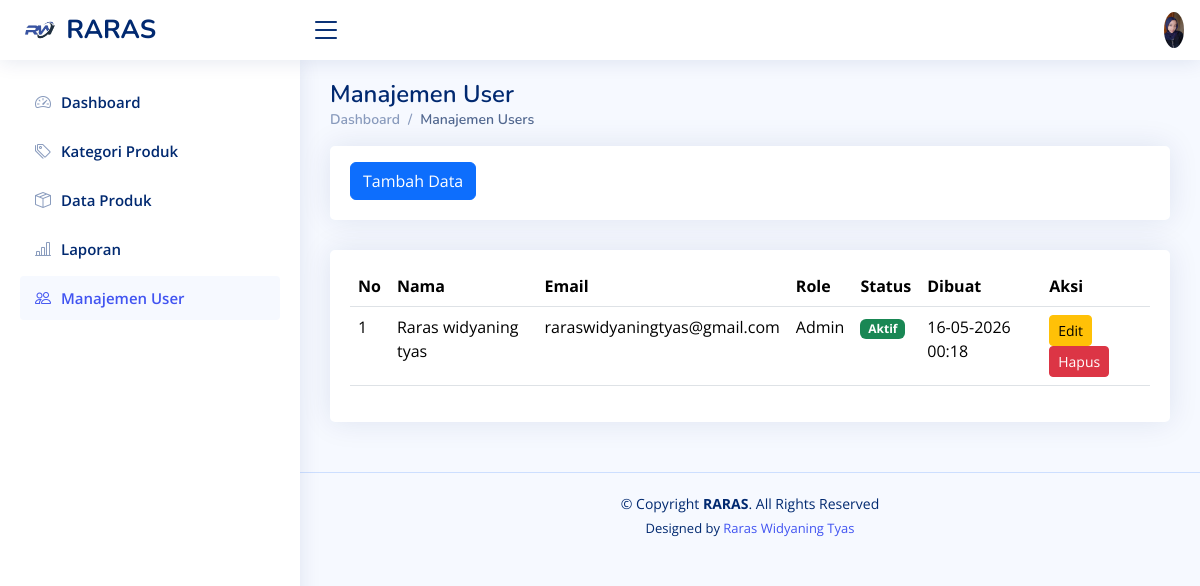
/users.php (signed in), run on the app's committed database.
### tables this page shows
CREATE TABLE `users` (
  `id` int(11) NOT NULL,
  `name` varchar(100) DEFAULT NULL,
  `email` varchar(100) DEFAULT NULL,
  `password` varchar(255) DEFAULT NULL,
  `role` enum('admin','staff') DEFAULT 'staff',
  `is_active` tinyint(1) DEFAULT 1,
  `created_at` timestamp NOT NULL DEFAULT current_timestamp()
);

### users.php (the view, shortened to what this page needs)
<!DOCTYPE html>
<html lang="en">
<head>
  <link href="assets/vendor/bootstrap/css/bootstrap.min.css" rel="stylesheet">
  <link href="assets/vendor/bootstrap-icons/bootstrap-icons.css" rel="stylesheet">
  <link href="assets/vendor/boxicons/css/boxicons.min.css" rel="stylesheet">
  <link href="assets/vendor/quill/quill.snow.css" rel="stylesheet">
  <link href="assets/vendor/quill/quill.bubble.css" rel="stylesheet">
  <link href="assets/vendor/remixicon/remixicon.css" rel="stylesheet">
  <link href="assets/vendor/simple-datatables/style.css" rel="stylesheet">
  <link href="assets/css/style.css" rel="stylesheet">
</head>
<body>
  <header id="header" class="header fixed-top d-flex align-items-center">
    <div class="d-flex align-items-center justify-content-between">
      <a href="index.html" class="logo d-flex align-items-center">
        <img src="assets/RARAS1.jpeg" alt="">
        <span class="d-none d-lg-block">RARAS</span>
      </a>
      <i class="bi bi-list toggle-sidebar-btn"></i>
    </div>
    <nav class="header-nav ms-auto">
            <ul class="d-flex align-items-center">
                <li class="nav-item dropdown pe-3">
                    <a class="nav-link nav-profile d-flex align-items-center pe-0"
                        href="#"
                        data-bs-toggle="dropdown">
                        <img
                            src="assets/img/RARASS2.jpeg"
                            alt="Profile"
                            class="rounded-circle" />
                    </a>
        </li>
      </ul>
    </nav>
  </header>
  <aside id="sidebar" class="sidebar">
    <ul class="sidebar-nav" id="sidebar-nav">
      <li class="nav-item">
        <a class="nav-link collapsed" href="index.php">
          <i class="bi bi-speedometer2"></i>
          <span>Dashboard</span>
        </a>
      </li>
      <li class="nav-item">
        <a class="nav-link collapsed" href="kategori_produk.php">
          <i class="bi bi-tags"></i>
          <span>Kategori Produk</span>
        </a>
      </li>
      <li class="nav-item">
        <a class="nav-link collapsed" href="produk.php">
          <i class="bi bi-box-seam"></i>
          <span>Data Produk</span>
        </a>
      </li>
      <li class="nav-item">
        <a class="nav-link collapsed" href="laporan.php">
          <i class="bi bi-bar-chart-line"></i>
          <span>Laporan</span>
        </a>
      </li>
      <li class="nav-item">
        <a class="nav-link " href="users.php">
          <i class="bi bi-people"></i>
          <span>Manajemen User</span>
        </a>
      </li>
    </ul>
  </aside>
  <main id="main" class="main">
    <div class="pagetitle">
      <h1>Manajemen User</h1>
      <nav>
        <ol class="breadcrumb">
          <li class="breadcrumb-item"><a href="index.php">Dashboard</a></li>
          <li class="breadcrumb-item active">Manajemen Users</li>
        </ol>
      </nav>
    </div>
    <div class="row">
      <div class="col-lg-12">
        <div class="card">
          <div class="card-body mt-3">
            <a href="t_user.php" class="btn btn-primary">Tambah Data </a>
          </div>
        </div>
      </div>
    </div>
    <section class="section">
      <div class="row">
        <div class="col-lg-12">
          <div class="card">
            <div class="card-body mt-3">
              <table class="table datatable">
                <thead>
                  <tr>
                    <th>No</th>
                    <th>Nama</th>
                    <th>Email</th>
                    <th>Role</th>
                    <th>Status</th>
                    <th>Dibuat</th>
                    <th>Aksi</th>
                  </tr>
                </thead>
                <tbody>
                  <?php
                  include "koneksi.php";
                  $no = 1;
                  $sql = mysqli_query($conn, "SELECT * FROM users");
                  while ($data = mysqli_fetch_array($sql)) {
                  ?>
                    <tr>
                      <td><?php echo $no++; ?></td>
                      <td><?php echo $data['name']; ?></td>
                      <td><?php echo $data['email']; ?></td>
                      <td><?php echo ucfirst($data['role']); ?></td>
                      <td>
                        <?php
                        if ($data['is_active'] == 1) {
                          echo '<span class="badge bg-success">Aktif</span>';
                        } else {
                          echo '<span class="badge bg-danger">Nonaktif</span>';
                        }
                        ?>
                      </td>
                      <td><?php echo date('d-m-Y H:i', strtotime($data['created_at'])); ?></td>
                      <td>
                        <a href="e_user.php?id=<?php echo $data['id']; ?>" class="btn btn-warning btn-sm">Edit</a>
                        <a href="h_user.php?id=<?php echo $data['id']; ?>"
                          class="btn btn-danger btn-sm"
                          onclick="return confirm('Apakah Anda yakin ingin menghapus user ini?')">Hapus</a>
                      </td>
                    </tr>
                  <?php } ?>
                </tbody>
              </table>
            </div>
          </div>
        </div>
      </div>
    </section>
  </main>
  <footer id="footer" class="footer">
    <div class="copyright">
      &copy; Copyright <strong><span>RARAS</span></strong>. All Rights Reserved
    </div>
    <div class="credits">
      Designed by <a href="https://bootstrapmade.com/">Raras Widyaning Tyas</a>
    </div>
  </footer>
</body>
</html>

### assets/css/style.css (style rules this page uses)
:root { scroll-behavior: smooth; }
body { font-family: "Open Sans", sans-serif; background: #f6f9ff; color: #444444; }
a { color: #4154f1; text-decoration: none; }
h1, h2, h3, h4, h5, h6 { font-family: "Nunito", sans-serif; }
#main { margin-top: 60px; padding: 20px 30px; transition: all 0.3s; }
.pagetitle { margin-bottom: 10px; }
.pagetitle h1 { font-size: 24px; margin-bottom: 0; font-weight: 600; color: #012970; }
.card { margin-bottom: 30px; border: none; border-radius: 5px; box-shadow: 0px 0 30px rgba(1, 41, 112, 0.1); }
.card-body { padding: 0 20px 20px 20px; }
.breadcrumb { font-size: 14px; font-family: "Nunito", sans-serif; color: #899bbd; font-weight: 600; }
.breadcrumb a { color: #899bbd; transition: 0.3s; }
.breadcrumb .breadcrumb-item::before { color: #899bbd; }
.breadcrumb .active { color: #51678f; font-weight: 600; }
.logo { line-height: 1; }
@media (min-width: 1200px) { .logo { width: 280px; } }
.logo img { max-height: 26px; margin-right: 6px; }
.logo span { font-size: 26px; font-weight: 700; color: #012970; font-family: "Nunito", sans-serif; }
.header { transition: all 0.5s; z-index: 997; height: 60px; box-shadow: 0px 2px 20px rgba(1, 41, 112, 0.1); background-color: #fff; padding-left: 20px; }
.header .toggle-sidebar-btn { font-size: 32px; padding-left: 10px; cursor: pointer; color: #012970; }
.header-nav ul { list-style: none; }
.header-nav>ul { margin: 0; padding: 0; }
.header-nav .nav-profile { color: #012970; }
.header-nav .nav-profile img { max-height: 36px; }
.sidebar { position: fixed; top: 60px; left: 0; bottom: 0; width: 300px; z-index: 996; transition: all 0.3s; padding: 20px; overflow-y: auto; scrollbar-width: thin; scrollbar-color: #aab7cf transparent; box-shadow: 0px 0px 20px rgba(1, 41, 112, 0.1); background-color: #fff; }
@media (min-width: 1200px) { #main, #footer { margin-left: 300px; } }
.sidebar-nav { padding: 0; margin: 0; list-style: none; }
.sidebar-nav li { padding: 0; margin: 0; list-style: none; }
.sidebar-nav .nav-item { margin-bottom: 5px; }
.sidebar-nav .nav-link { display: flex; align-items: center; font-size: 15px; font-weight: 600; color: #4154f1; transition: 0.3; background: #f6f9ff; padding: 10px 15px; border-radius: 4px; }
.sidebar-nav .nav-link i { font-size: 16px; margin-right: 10px; color: #4154f1; }
.sidebar-nav .nav-link.collapsed { color: #012970; background: #fff; }
.sidebar-nav .nav-link.collapsed i { color: #899bbd; }
.footer { padding: 20px 0; font-size: 14px; transition: all 0.3s; border-top: 1px solid #cddfff; }
.footer .copyright { text-align: center; color: #012970; }
.footer .credits { padding-top: 5px; text-align: center; font-size: 13px; color: #012970; }

### data on the page
users: name "Raras widyaning tyas", email "raraswidyaningtyas@gmail.com", role "Admin", is_active "Aktif", created_at "16-05-2026 00:18"
